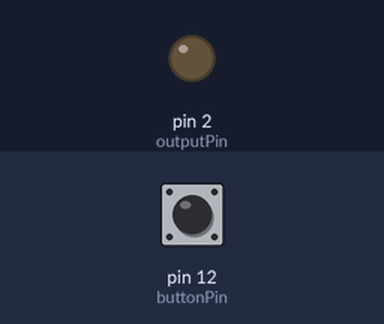
The sketch below on a simulated Arduino Uno, built with avr-gcc and run on an emulated ATmega328P. Shown: output pins drawn as LEDs (lit = HIGH). Inputs (shaded band) come from the test bench; at power-on: pin 12 (buttonPin) HIGH.

Above: at 1.2 s.
1.3 s: pin 12 (buttonPin) pulled LOW for 0.15 s
At 1.7 s:
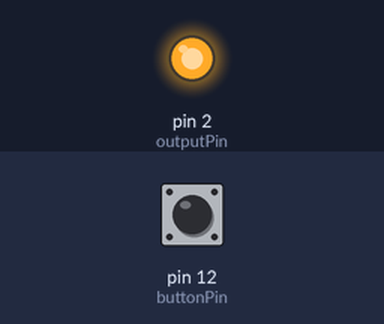
2.9 s: pin 12 (buttonPin) pulled LOW for 1 s
At 4.1 s:
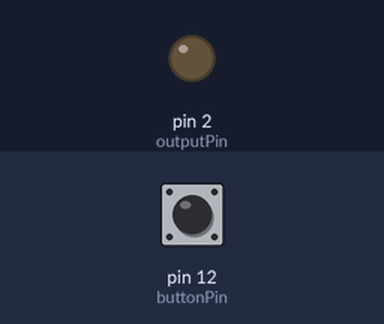
5.4 s: pin 12 (buttonPin) pulled LOW for 3.2 s
At 6.0 s:
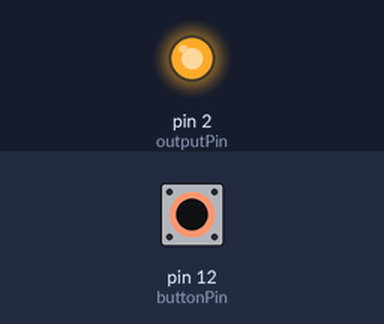
Timing chart, 0 to 8.4 s (numbered marks = the images above; inputs shaded):
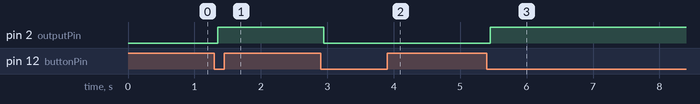

The sketch:

latchingSwitch_v1.ino
```cpp
//Latching Switch

const int buttonPin = 12; // Define o pino do botão
const int outputPin = 2;  // Define o pino da saída

// Variáveis para rastrear o estado do botão e da saída
int buttonState = 0;
int lastButtonState = HIGH;

// Variáveis para debounce
unsigned long lastDebounceTime = 0;
unsigned long debounceDelay = 50;

bool outputState = false; // Variável para rastrear o estado da saída (ligada ou desligada)

// Configura os pinos como entrada (botão) e saída
void setup() {
  pinMode(outputPin, OUTPUT);
  pinMode(buttonPin, INPUT_PULLUP); // INPUT_PULLUP ativa o resistor de pull-up interno
}

void loop() {
  // Lê o estado atual do botão
  int reading = digitalRead(buttonPin);

  // Verifica se houve mudança no estado do botão para debounce
  if (reading != lastButtonState) {
    lastDebounceTime = millis();
  }

  // Verifica se passou o tempo de debounce
  if ((millis() - lastDebounceTime) > debounceDelay) {
    if (reading != buttonState) {
      buttonState = reading;

      // Verifica se o botão está pressionado (LOW)
      if (buttonState == LOW) {
        // Se o botão está pressionado, ligue a saída
        outputState = !outputState;
        digitalWrite(outputPin, outputState);
      }
    }
  }

  lastButtonState = reading; // Atualiza o estado anterior do botão para a próxima iteração
}
```

Measured:
- after the input at 1.3 s, pin 2 (outputPin): LOW → HIGH after 0.05 s
- after the input at 2.9 s, pin 2 (outputPin): HIGH → LOW after 0.05 s
- after the input at 5.4 s, pin 2 (outputPin): LOW → HIGH after 0.05 s
